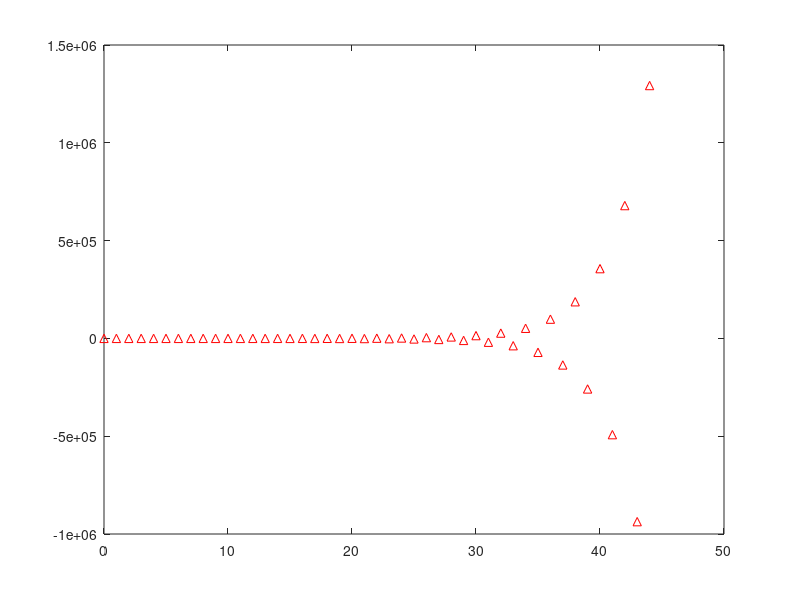

Write the MATLAB code that produced this figure.
% Task 3
clear all
help filter
u = [zeros(1,7),ones(1,20)];
n=-7:19;
b=1;
a=[1 -1.1];
y=filter(b,a,u);
stem(n,y,'r')
%%
% Task 4
clear all

delta=[1,zeros(1,127)];
n=0:127;
a=[1 -0.75];
b=[1];
y1=filter(b,a,delta);
stem(n,y1)

a1=[1 -0.6 0.3];
b1=[0.2 -0.5 0.8];
y2=filter(b1,a1,delta);
stem(n,y2)

a2=[1 0.8 -0.8];
b2=[1 0.5 1.25];
y3=filter(b2,a2,delta);
stem(n,y3)
%%
% Task 5
clear all 

delta=[1,zeros(1,127)];
n=0:127;

a=[1 -0.75];
b=[1];
impz(b,a)

a1=[1 -0.6 0.3];
b1=[0.2 -0.5 0.8];
impz(b1,a1)

a2=[1 0.8 -0.8];
b2=[1 0.5 1.25];
impz(b2,a2)